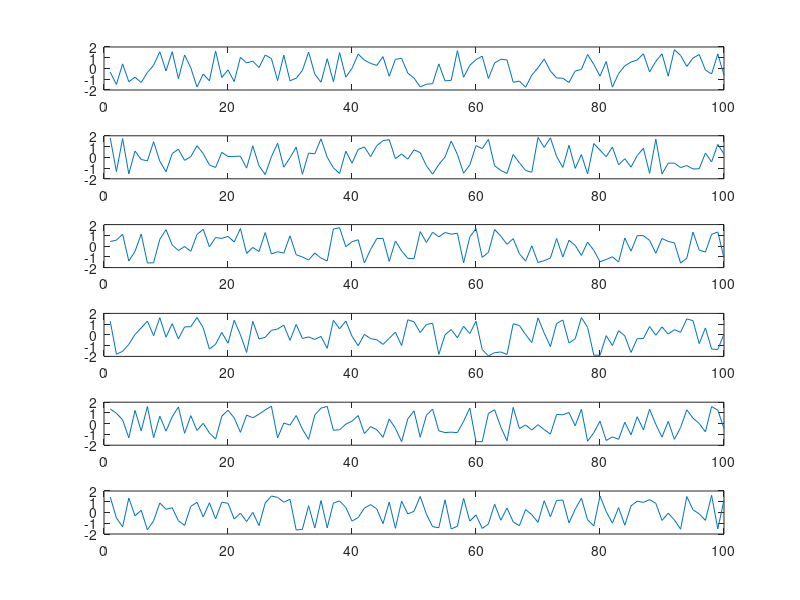

Here is the MATLAB script that generated this plot: (Note: this script raises an error after producing the figure.)
% Clear workspace, command window, and close any open plots
clc
clear
close all

data = load('synthetic_control_data.mat'); % load data
data = data.syntheticcontrol;

% partition the data by class
normal = data(1:100);
cyclic = data(101:200);
incrTrend = data(201:300);
decrTrend = data(301:400);
upShift = data(401:500);
downShift = data(501:600);

% plot original time series
subplot(6,1,1);
data = (normal - mean(normal))/std(normal);
plot(data);

subplot(6,1,2);
data = (cyclic - mean(cyclic))/std(cyclic);
plot(data);

subplot(6,1,3);
data = (incrTrend - mean(incrTrend))/std(incrTrend);
plot(data);

subplot(6,1,4);
data = (decrTrend - mean(decrTrend))/std(decrTrend);
plot(data);

subplot(6,1,5);
data = (upShift - mean(upShift))/std(upShift);
plot(data);

subplot(6,1,6);
data = (downShift - mean(downShift))/std(downShift);
plot(data);

pause;
close all;

subplot(6,1,1);
paa_demo(normal);

subplot(6,1,2);
paa_demo(cyclic);

subplot(6,1,3);
paa_demo(incrTrend);

subplot(6,1,4);
paa_demo(decrTrend);

subplot(6,1,5);
paa_demo(upShift);

subplot(6,1,6);
paa_demo(downShift);

pause;
close all;

subplot(6,1,1);
sax_demo(normal);

subplot(6,1,2);
sax_demo(cyclic);

subplot(6,1,3);
sax_demo(incrTrend);

subplot(6,1,4);
sax_demo(decrTrend);

subplot(6,1,5);
sax_demo(upShift);

subplot(6,1,6);
sax_demo(downShift);